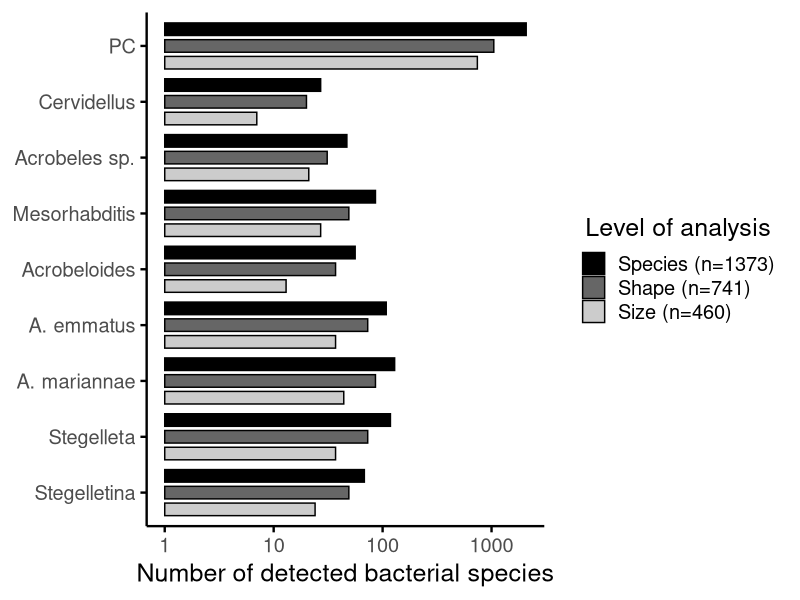
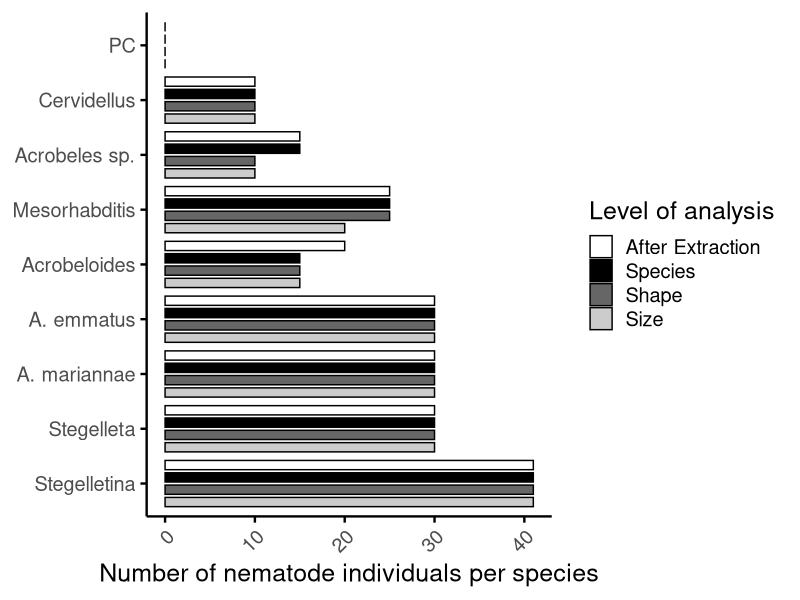

These charts were generated, in order, by the following R code:
library(dplyr)
library(tidyr)
library(ggplot2)

# bacterial species per nematode species

df <- data.frame(
  Nematode = c("Cervidellus", "Acrobeles sp.", "Mesorhabditis",
               "Acrobeloides", "A. emmatus", "A. mariannae",
               "Stegelleta", "Stegelletina", "PC"),
  `species.level` = c(27, 47, 86, 56, 108, 129, 118, 68, 2081),
  `shape.level`   = c(20, 31, 49, 37, 73, 86, 73, 49, 1049),
  `size.level`    = c(7, 21, 27, 13, 37, 44, 37, 24, 741)
)

# Long-Format
df_long <- df %>%
  pivot_longer(
    cols = c(`species.level`, `shape.level`, `size.level`),
    names_to = "Level",
    values_to = "Count"
  )

df_long$Level <- factor(df_long$Level, levels = c("size.level", "shape.level", "species.level"))

df_long$Nematode <- factor(df_long$Nematode, 
                           levels = rev(c("PC", setdiff(df_long$Nematode, "PC"))))

ggplot(df_long, aes(x = Nematode, y = Count, fill = Level)) +
  geom_bar(
    stat = "identity",
    position = position_dodge2(width = 0.8, padding = 0.25),
    color = "black"
  ) +
  scale_y_log10() +
  scale_fill_manual(
    values = c(
      "species.level" = "black",
      "shape.level"   = "grey40",
      "size.level"    = "grey80"
    ),
    labels = c(
      "species.level" = "Species (n=1373)",
      "shape.level"   = "Shape (n=741)",
      "size.level"    = "Size (n=460)"
    )
  ) +
  labs(
    x = NULL,
    y = "Number of detected bacterial species",
    fill = "Level of analysis"
  ) +
  guides(
    fill = guide_legend(
      nrow = 3,
      title.position = "top",
      title.hjust = 0.5,
      reverse = TRUE
    )
  ) +
  theme_minimal(base_size = 18) +
  theme(
    axis.text.y = element_text(hjust = 1),
    axis.ticks.y = element_line(color = "black"),    
    axis.line.y = element_line(color = "black"),     
    panel.grid = element_blank(),
    axis.line.x = element_line(color = "black"),
    axis.ticks.x = element_line(color = "black"),
    legend.position = "right"
  ) +
  coord_flip()



# nematode individuals per species

data_new <- data.frame(
  Nema = c("PC","Cervidellus", "Acrobeles sp.", "Mesorhabditis",
           "Acrobeloides", "A. emmatus", "A. mariannae",
           "Stegelleta", "Stegelletina"),
  AfterExtraction = c(0, 10, 15, 25, 20, 30, 30, 30, 41),
  Species = c(0, 10, 15, 25, 15, 30, 30, 30, 41),
  Shape   = c(0, 10, 10, 25, 15, 30, 30, 30, 41),
  Size    = c(0, 10, 10, 20, 15, 30, 30, 30, 41)
)

data_long <- data_new %>%
  pivot_longer(
    cols = c(AfterExtraction, Species, Shape, Size),
    names_to = "Level",
    values_to = "Count"
  )

data_long$Level <- factor(data_long$Level, levels = c("AfterExtraction", "Species", "Shape", "Size"))

nematode_order <- rev(c("PC","Cervidellus", "Acrobeles sp.", "Mesorhabditis",
                        "Acrobeloides", "A. emmatus", "A. mariannae",
                        "Stegelleta", "Stegelletina"))
data_long$Nema <- factor(data_long$Nema, levels = nematode_order)

ggplot(data_long, aes(x = Nema, y = Count, fill = Level)) +
  geom_bar(
    stat = "identity",
    position = position_dodge2(width = 0.8, padding = 0.25, reverse = TRUE), # Balken umkehren
    color = "black"
  ) +
  scale_fill_manual(
    values = c(
      "AfterExtraction" = "grey100",
      "Species" = "black",
      "Shape" = "grey40",
      "Size" = "grey80"
    ),
    labels = c(
      "AfterExtraction" = "After Extraction",
      "Species" = "Species",
      "Shape" = "Shape",
      "Size" = "Size"
    )
  ) +
  guides(
    fill = guide_legend(
      nrow = 4,         
      title.position = "top"
    )
  ) +
  labs(
    x = NULL,
    y = "Number of nematode individuals per species",
    fill = "Level of analysis"
  ) +
  theme_minimal(base_size = 18) +
  theme(
    panel.grid = element_blank(),
    axis.text.x = element_text(angle = 45, hjust = 1),
    axis.line.x = element_line(color = "black"),   
    axis.line.y = element_line(color = "black"),   
    axis.ticks.x = element_line(color = "black"),  
    axis.ticks.y = element_line(color = "black"),  
    legend.position = "right"
  ) +
  coord_flip()

